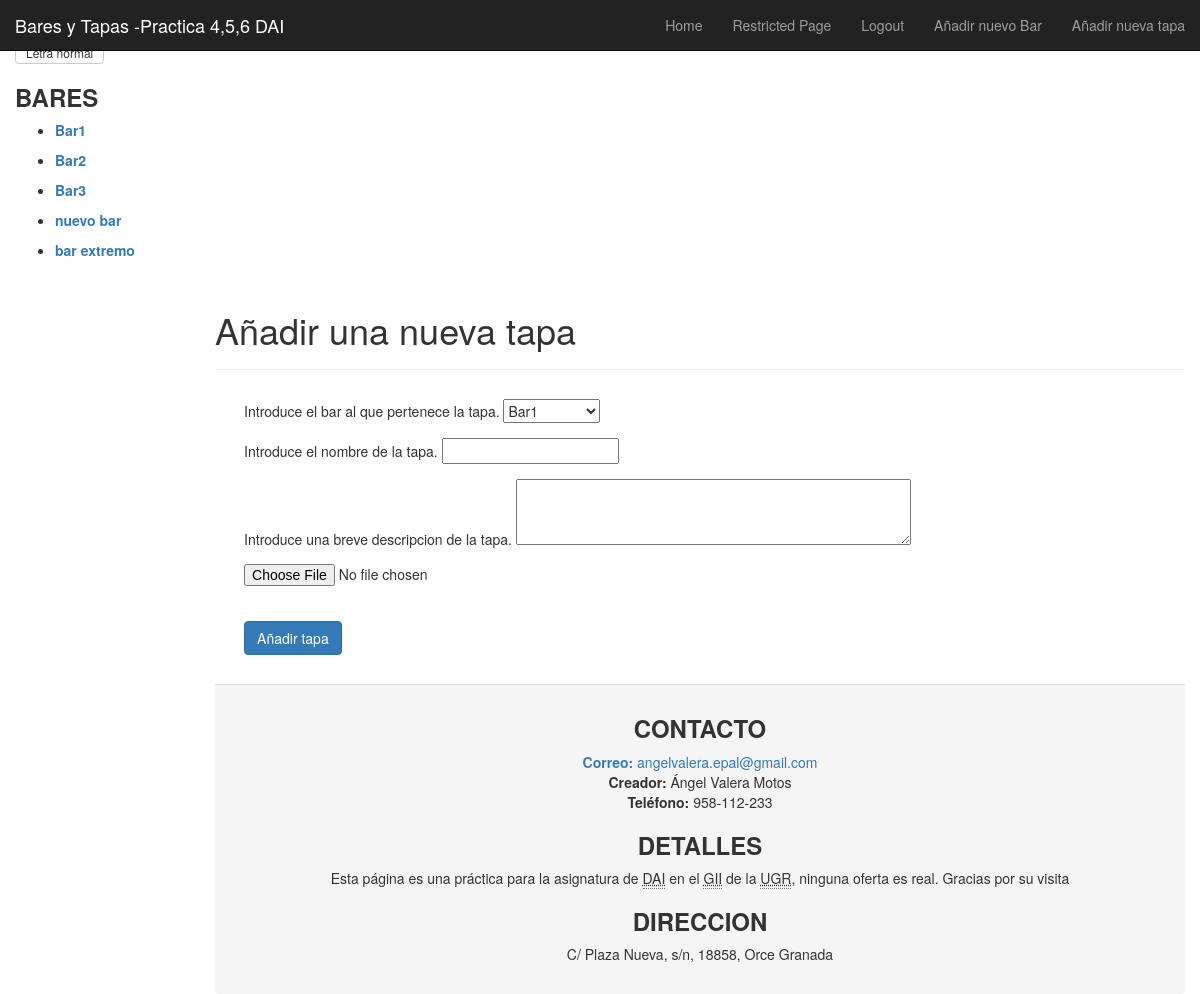
Page /add_tapa/ (signed in) on the earlier database version.
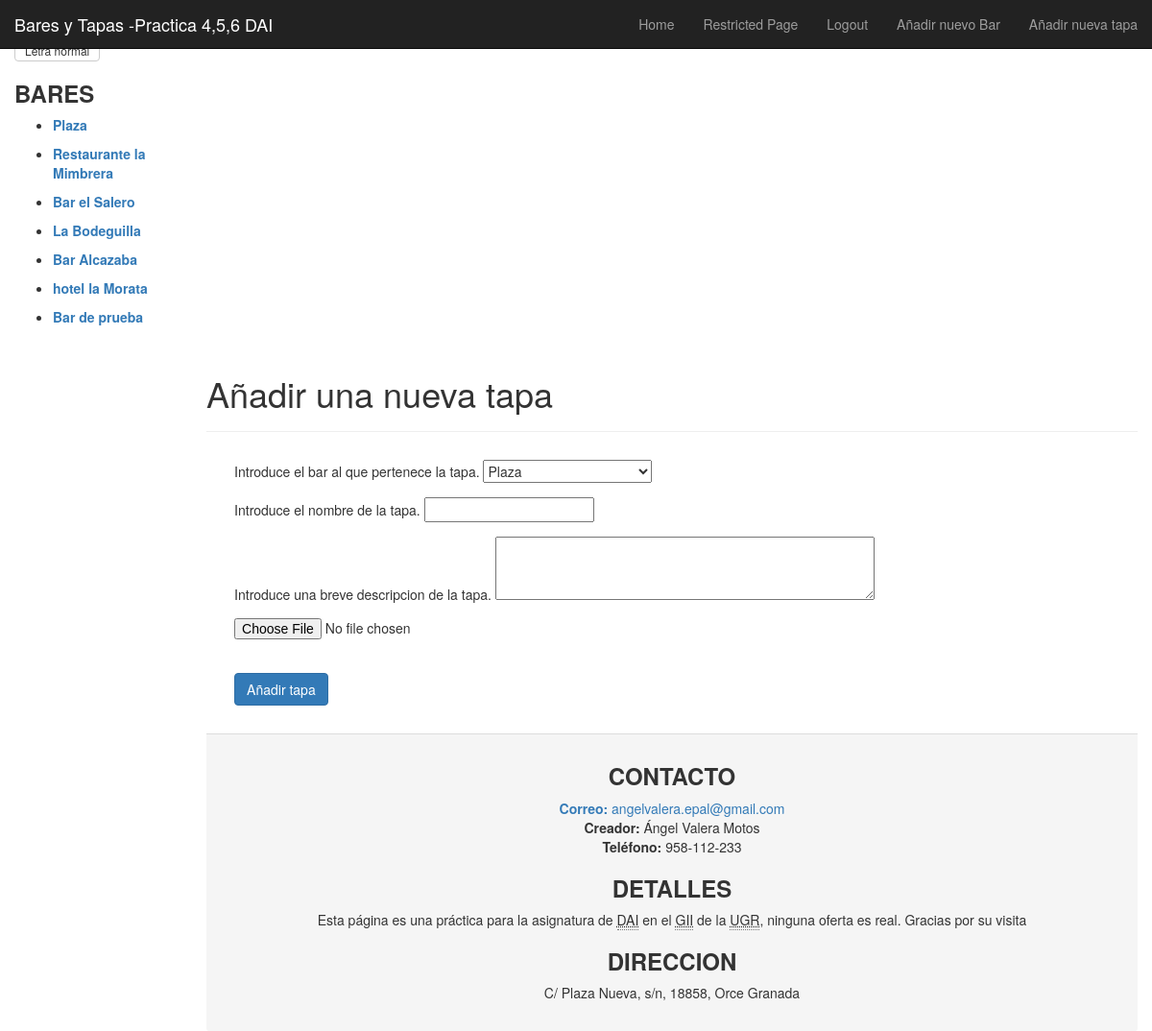
Same page on the later database version.
### app/models.py (models this page shows, shortened)
class Bar(models.Model):
    nombre = models.CharField(max_length=128, primary_key=True, unique=True)
    direccion= models.CharField(max_length=128, unique=True)
    visitas= models.IntegerField(default=0)
    slug = models.SlugField(unique=True)
    def __unicode__(self):  #For Python 2, use __str__ on Python 3
        return self.nombre

### app/views.py (the view)
# urls.py: url(r'^add_tapa/$', views.add_tapa, name='add_tapa'),
@login_required
def add_tapa(request):
    print "llama a crear tapa"
    context_dict = {}
    bares = Bar.objects.all()
    context_dict['bares']= bares
    if request.method == 'POST':
        form = TapaForm(request.POST,request.FILES)
        if form.is_valid():
            if 'picture' in request.FILES:
                form.picture = request.FILES['picture']
            form.save()
            return index(request)
        else:
            print form.errors
    else:
        form = TapaForm()
    context_dict['form'] = form
    return render(request, 'app/add_tapa.html', context_dict)

### app/forms.py (shortened to what this page needs)
class TapaForm(forms.ModelForm):
    nombre = forms.CharField(max_length=128, help_text="Introduce el nombre de la tapa.", widget=forms.TextInput())
    views = forms.IntegerField(widget=forms.HiddenInput(), initial=0)
    descripcion = forms.CharField(widget=forms.Textarea(attrs={'rows':3, 'cols': 50}),max_length=200, help_text="Introduce una breve descripcion  de la tapa.")
    votos = forms.IntegerField(widget=forms.HiddenInput(), initial=0)
    slug = forms.CharField(widget=forms.HiddenInput(), required=False)
    bar = forms.ModelChoiceField(queryset=Bar.objects.all(),empty_label=None,help_text="Introduce el bar al que pertenece la tapa.")
    class Meta:
        model = Tapa
        fields = ('bar','nombre','descripcion', 'picture')

### templates/app/add_tapa.html (shortened to what this page needs)
{% extends "app/base.html" %}
{% block content %}
<div class="page-header">
  <h1>Añadir una nueva tapa</h1>
</div>
  <form  role="form" enctype="multipart/form-data"  style="margin:3%" id="tapar_form" method="post" action="/add_tapa/">
      {% for field in form.visible_fields %}
        <div class="form-group">
          {{ field.help_text }}
          {{ field }}
        </div>
      {% endfor %}
      <br/>
      <input class="btn btn-primary" type="submit" name="submit" value="Añadir tapa" />
  </form>
{% endblock %}

### templates/app/base.html (shortened to what this page needs)
<!doctype html>
{% load staticfiles %}
<HTML lang="es">
	<head>
    {% block head %}
		<link href="http://getbootstrap.com/dist/css/bootstrap.min.css" rel="stylesheet">
    <link href="http://getbootstrap.com/examples/dashboard/dashboard.css" rel="stylesheet">
    {% endblock %}
	</head>
	<body>
		<div class="navbar navbar-inverse navbar-fixed-top" role="navigation">
			<div class="container-fluid">
				<div class="navbar-header">
					<a class="navbar-brand" href="{% url 'index' %}">Bares y Tapas -Practica 4,5,6 DAI</a>
				</div>
				<div class="navbar-collapse collapse">
					<ul class="nav navbar-nav navbar-right">
						<li><a href="{% url 'index' %}">Home</a></li>
						{% if user.is_authenticated %}
						<li><a href="{% url 'restricted' %}">Restricted Page</a></li>
						<li><a href="{% url 'logout' %}">Logout</a></li>
						<li><a href="{% url 'add_bar' %}">Añadir nuevo Bar</a></li>
						<li><a href="{% url 'add_tapa' %}">Añadir nueva tapa</a></li>
						{% else %}
							<li><a href="{% url 'registro' %}">Registrarse</a></li>
							<li><a href="{% url 'login' %} ">Login</a></li>
						{% endif %}
					</ul>
				</div>
			</div>
		</div>
		<div class="container-fluid">
			<div class="row">
				<div class="col-sm-3 col-md-2 sidebar">
					{% block secciones %}
					<div class="btn-group-vertical">
						<button class="btn btn-default btn-xs" id="btn-pequena">Letra pequeña</button>
						<button class="btn btn-default btn-xs" id="btn-grande">Letra grande</button>
						<button  class="btn btn-default btn-xs" id ="btn-normal">Letra normal</button>
				</div>
						<h3>
							<b> BARES </b>
						</h3>
						<nav id="secs">
							{% if bares %}
								<ul>
									{% for bar in bares %}
										<li > <a  href="{% url 'bar'  bar.slug %}">  <p><b>{{ bar.nombre }}</b></p> </a></li>
									{% endfor %}
								</ul>
							{% else %}
								<strong>No hay Bares presentes.</strong>
							{% endif %}
						</nav>
					{% endblock %}
				</div>
				<div class="col-sm-9 col-sm-offset-3 col-md-10 col-md-offset-2 main">
					<div>
						{% block content %}{% endblock %}
						{% block footer %}
							<footer  class="panel-footer">
								<article id="contacto" align="center">
									<h3  align="center"><b>CONTACTO</b></h3>
									<a href="mailto:angelvalera.epal@gmail.com"><b>Correo:</b> angelvalera.epal@gmail.com<br/></a>
									<b>Creador:</b> Ángel Valera Motos<br/>
									<b>Teléfono:</b> 958-112-233
								</article>
								<article id="detalles">
									<h3 align="center"><b>DETALLES</b></h3>
									<p align="center">Esta página es una práctica para la asignatura de <abbr title="Desarrollo de Aplicaciones para Internet">DAI</abbr>  en el <abbr title="Grado de Ingenieria Informatica">GII</abbr> de la <abbr title="Universidad de Granada">UGR</abbr>, ninguna oferta es real. Gracias por su visita</p>
								</article>
								<article id="direccion">
									<h3 align="center"><b>DIRECCION</b></h3>
									<address align="center"> C/ Plaza Nueva, s/n, 18858, Orce Granada </address>
								</article>
							</footer>
						{% endblock %}
					</div>
				</div>
			</div>
		</div>
	</body>
</html>

Differences in the rows shown:
removed Bar: nombre "Bar1"
removed Bar: nombre "Bar2"
removed Bar: nombre "Bar3"
removed Bar: nombre "nuevo bar"
removed Bar: nombre "bar extremo"
added Bar: nombre "Plaza"
added Bar: nombre "Restaurante la Mimbrera"
added Bar: nombre "Bar el Salero"
added Bar: nombre "La Bodeguilla"
added Bar: nombre "Bar Alcazaba"
added Bar: nombre "hotel la Morata"
added Bar: nombre "Bar de prueba"
Other differences:
form field bar: "Bar1" → "Plaza"
